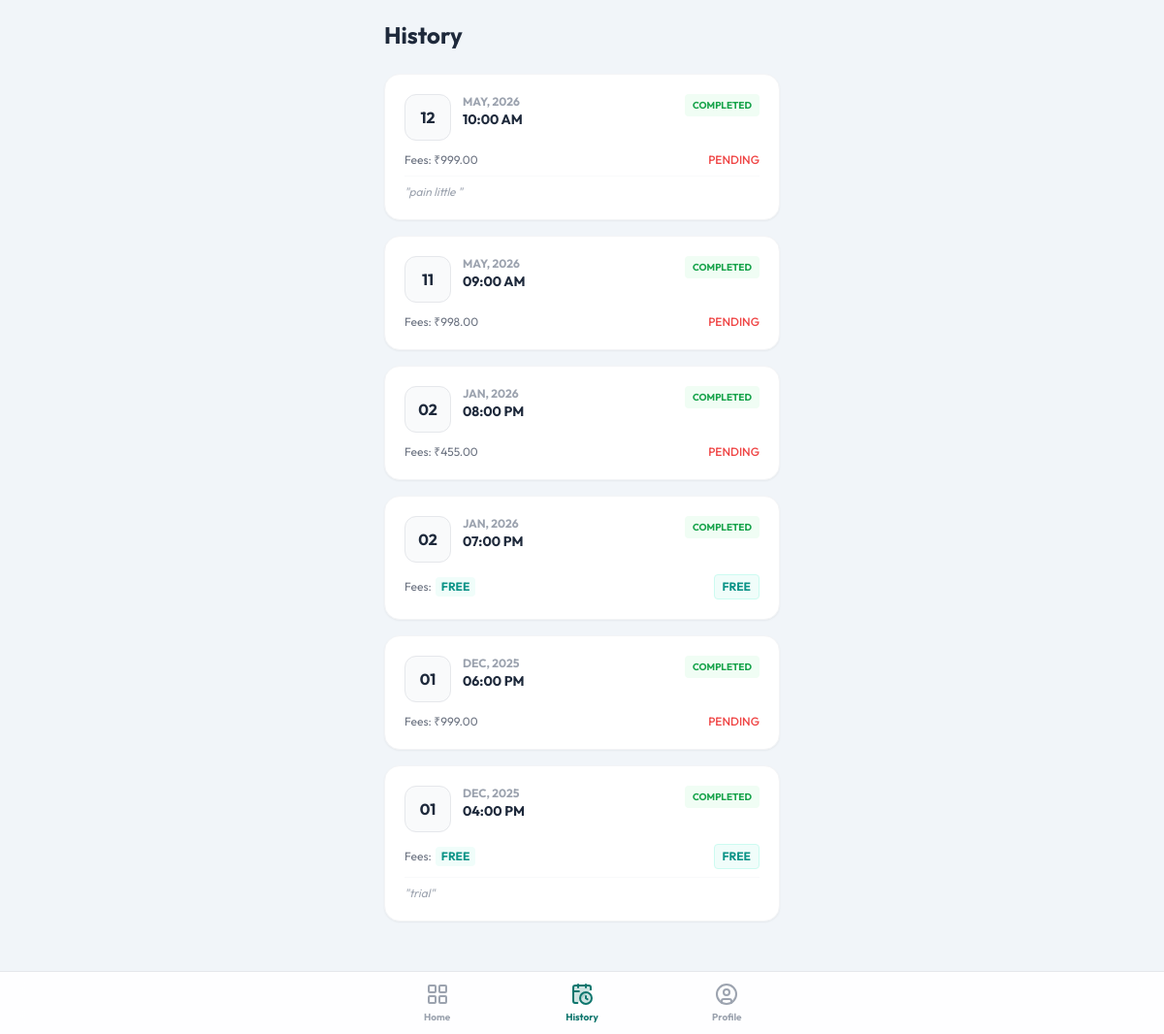
The app's page /appointments/recent/ (signed in), older data.
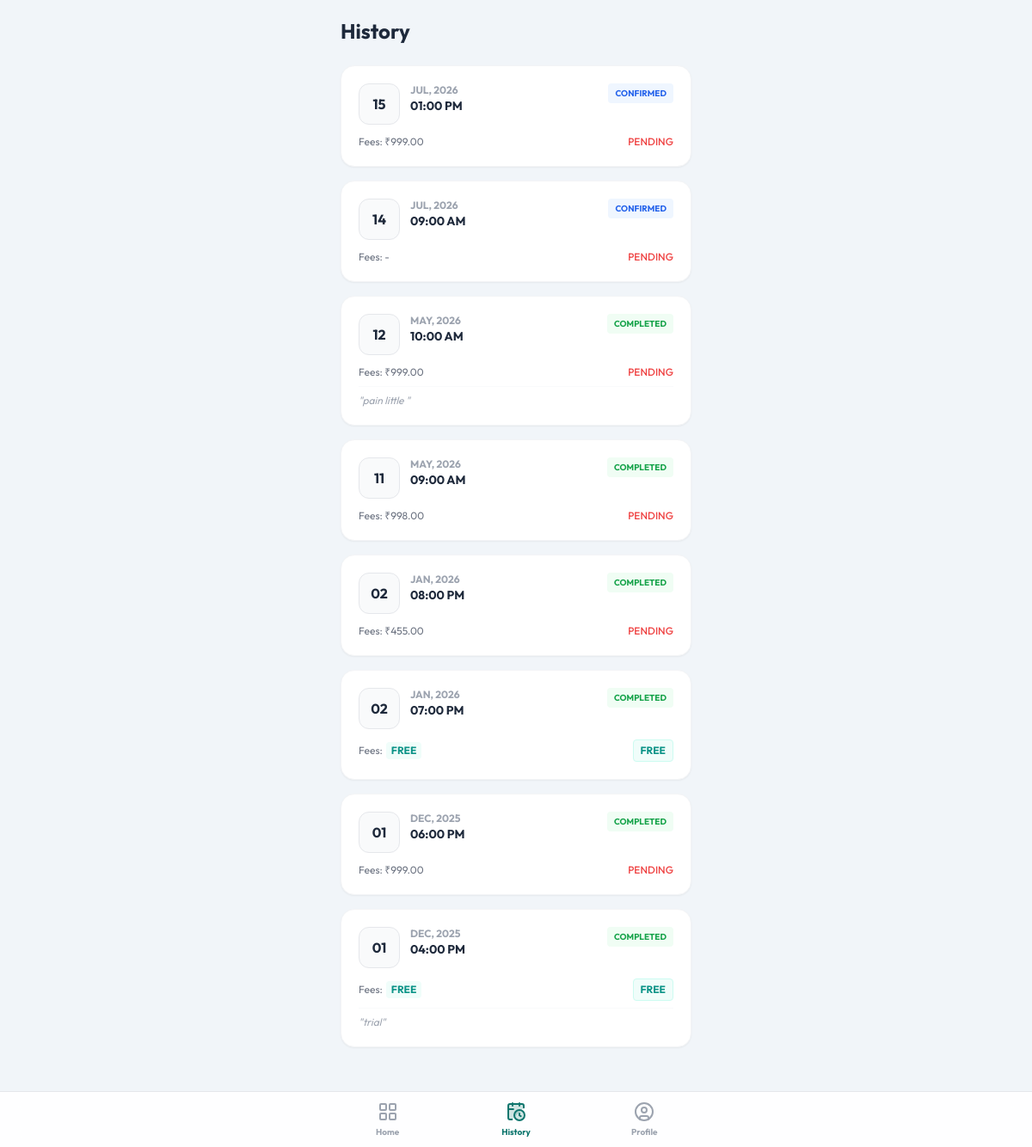
The same page, newer data.
### appointments/models.py (models this page shows, shortened)
class Appointment(models.Model):
    STATUS_CHOICES = [
        ('PENDING', 'Pending'),
        ('CONFIRMED', 'Confirmed'),
        ('COMPLETED', 'Completed'),
        ('CANCELLED', 'Cancelled'),
    ]
    PAYMENT_STATUS_CHOICES = [
        ('PENDING', 'Pending'),
        ('PAID', 'Paid'),
        ('FAILED', 'Failed'),
    ]
    BOOKING_SOURCE_CHOICES = [
        ('PATIENT', 'Patient'),
        ('DOCTOR', 'Doctor'),
    ]
    patient = models.ForeignKey(Patient, on_delete=models.CASCADE, related_name='appointments')
    slot = models.ForeignKey(DailySlot, on_delete=models.CASCADE, related_name='appointments')
    status = models.CharField(max_length=20, choices=STATUS_CHOICES, default='CONFIRMED') # Default confirmed for patient booking
    payment_status = models.CharField(max_length=20, choices=PAYMENT_STATUS_CHOICES, default='PENDING')
    booking_source = models.CharField(max_length=10, choices=BOOKING_SOURCE_CHOICES, default='PATIENT')
    symptoms = models.TextField(blank=True, null=True)
    fee = models.DecimalField(max_digits=10, decimal_places=2, null=True, blank=True)
    is_free = models.BooleanField(default=False)
    razorpay_order_id = models.CharField(max_length=100, null=True, blank=True)
    razorpay_payment_id = models.CharField(max_length=100, null=True, blank=True)
    razorpay_signature = models.CharField(max_length=200, null=True, blank=True)
    created_at = models.DateTimeField(auto_now_add=True)
    updated_at = models.DateTimeField(auto_now=True)

class DailySlot(models.Model):
    date = models.DateField()
    time = models.TimeField()
    capacity = models.PositiveIntegerField(default=1)
    booked_count = models.PositiveIntegerField(default=0)
    is_active = models.BooleanField(default=True)
    class Meta:
        unique_together = ('date', 'time')
        ordering = ['date', 'time']

### appointments/views.py (the view)
# urls.py: path('recent/', views.recent_appointments, name='recent'),
@login_required
def recent_appointments(request):
    patient = request.user.patient
    history = Appointment.objects.filter(patient=patient).order_by('-slot__date', '-slot__time')
    context = {
        'appointments': history,
        'active_tab': 'recent'
    }
    return render(request, 'appointments/recent.html', context)

### templates/appointments/recent.html
{% extends 'appointments/base_mobile.html' %}
{% block content %}
<div class="p-5 max-w-md mx-auto">
    <h1 class="text-2xl font-bold text-secondary mb-6">History</h1>
    {% if appointments %}
    <div class="space-y-4">
        {% for appt in appointments %}
        <div class="bg-white p-5 rounded-2xl border border-gray-100 shadow-sm opacity-{% if appt.status == 'CANCELLED' %}75{% else %}100{% endif %}">
            <div class="flex justify-between items-start mb-2">
                <div class="flex gap-3">
                    <div class="bg-gray-50 w-12 h-12 rounded-xl flex items-center justify-center text-secondary font-bold border border-gray-200">
                        {{ appt.slot.date|date:"d" }}
                    </div>
                    <div>
                        <p class="text-xs font-bold text-gray-400 uppercase">{{ appt.slot.date|date:"M, Y" }}</p>
                        <p class="text-sm font-bold text-secondary">{{ appt.slot.time|date:"h:i A" }}</p>
                    </div>
                </div>
                {% if appt.status == 'COMPLETED' %}
                    <span class="text-[10px] font-bold bg-green-50 text-green-600 px-2 py-1 rounded">COMPLETED</span>
                {% elif appt.status == 'CANCELLED' %}
                    <span class="text-[10px] font-bold bg-red-50 text-red-600 px-2 py-1 rounded">CANCELLED</span>
                {% elif appt.status == 'CONFIRMED' %}
                    <span class="text-[10px] font-bold bg-blue-50 text-blue-600 px-2 py-1 rounded">CONFIRMED</span>
                {% else %}
                    <span class="text-[10px] font-bold bg-yellow-50 text-yellow-600 px-2 py-1 rounded">PENDING</span>
                {% endif %}
            </div>
            <div class="mt-3 flex justify-between items-center text-xs">
                <span class="text-gray-500 flex items-center gap-1">
                    Fees:
                    {% if appt.is_free %}
                        <span class="text-teal-600 font-bold bg-teal-50 px-1.5 py-0.5 rounded">FREE</span>
                    {% elif appt.fee %}
                        ₹{{ appt.fee }}
                    {% else %}
                        -
                    {% endif %}
                </span>
                {% if appt.is_free %}
                    <span class="font-bold text-teal-600 bg-teal-50 px-2 py-1 rounded border border-teal-100">FREE</span>
                {% else %}
                    <span class="font-medium {% if appt.payment_status == 'PAID' %}text-green-600{% else %}text-red-500{% endif %}">
                        {{ appt.payment_status }}
                    </span>
                {% endif %}
            </div>
            {% if appt.symptoms %}
            <div class="mt-2 pt-2 border-t border-gray-50">
                <p class="text-xs text-gray-400 italic">"{{ appt.symptoms }}"</p>
            </div>
            {% endif %}
        </div>
        {% endfor %}
    </div>
    {% else %}
    <p class="text-center text-gray-400 mt-10">No history found.</p>
    {% endif %}
</div>
{% endblock %}

Row changes from the older to the newer data that the page shows:
added Appointment: slot "15", slot "JUL, 2026", slot.time "01:00 PM", status "CONFIRMED", fee "999.00", payment_status "PENDING"
added Appointment: slot "14", slot "JUL, 2026", slot.time "09:00 AM", status "CONFIRMED", payment_status "PENDING"
